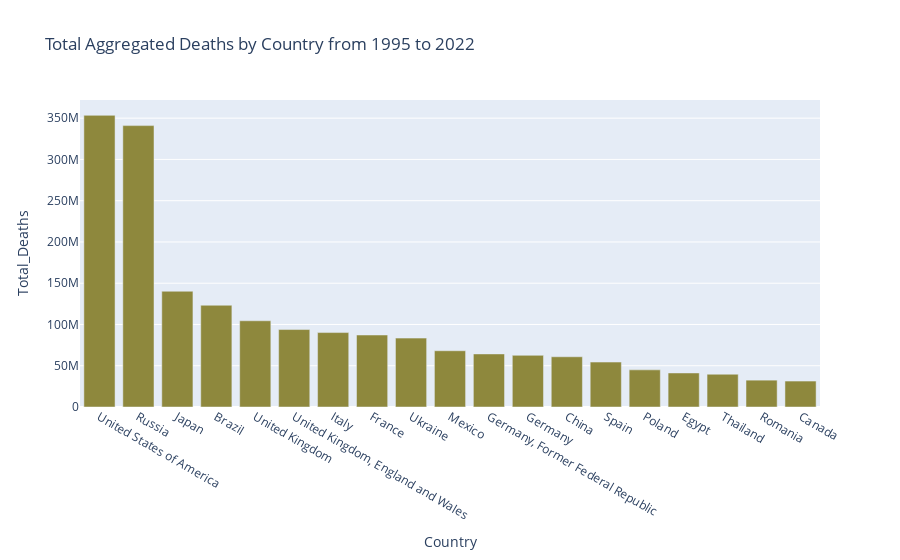

The notebook cell this image was saved under:
### Markdown cell above
### Total Aggregated Deaths by Country from 1995 to 2020 [Russia Merged]

### Code cell
color_discrete_sequence = ['#8e883d'] * len(deaths_grouped)
fig = px.bar(deaths_grouped_RU, x = deaths_grouped_RU['Country'], y = deaths_grouped_RU['Total_Deaths'], title = 'Total Aggregated Deaths by Country from 1995 to 2022',
            color_discrete_sequence = color_discrete_sequence)
fig.update_traces(texttemplate = '%{text:.4s}', textposition = 'outside')
fig.update_layout(uniformtext_minsize = 10, uniformtext_mode = 'hide')
fig.show()

### Figure 1 — Plotly figure (JSON) as saved in the notebook; plotly's stock layout.template omitted (floating-point values rounded to 4 significant figures)
{"data": [{"alignmentgroup": "True", "hovertemplate": "Country=%{x}<br>Total_Deaths=%{y}<extra></extra>", "legendgroup": "", "marker": {"color": "#8e883d", "pattern": {"shape": ""}}, "name": "", "offsetgroup": "", "orientation": "v", "showlegend": false, "textposition": "outside", "texttemplate": "%{text:.4s}", "type": "bar", "x": ["United States of America", "Russia", "Japan", "Brazil", "United Kingdom", "United Kingdom, England and Wales", "Italy", "France", "Ukraine", "Mexico", "Germany, Former Federal Republic", "Germany", "China", "Spain", "Poland", "Egypt", "Thailand", "Romania", "Canada"], "xaxis": "x", "y": [353413616, 340976070, 140261484, 123306019, 104489404, 93869081, 90188454, 87232829, 83472787, 68170399, 64311700, 62595994, 60861376, 54446428, 45021394, 41252414, 39717667, 32531264, 31358857], "yaxis": "y"}], "layout": {"barmode": "relative", "legend": {"tracegroupgap": 0}, "title": {"text": "Total Aggregated Deaths by Country from 1995 to 2022"}, "uniformtext": {"minsize": 10, "mode": "hide"}, "xaxis": {"anchor": "y", "domain": [0, 1], "title": {"text": "Country"}}, "yaxis": {"anchor": "x", "domain": [0, 1], "title": {"text": "Total_Deaths"}}}}
